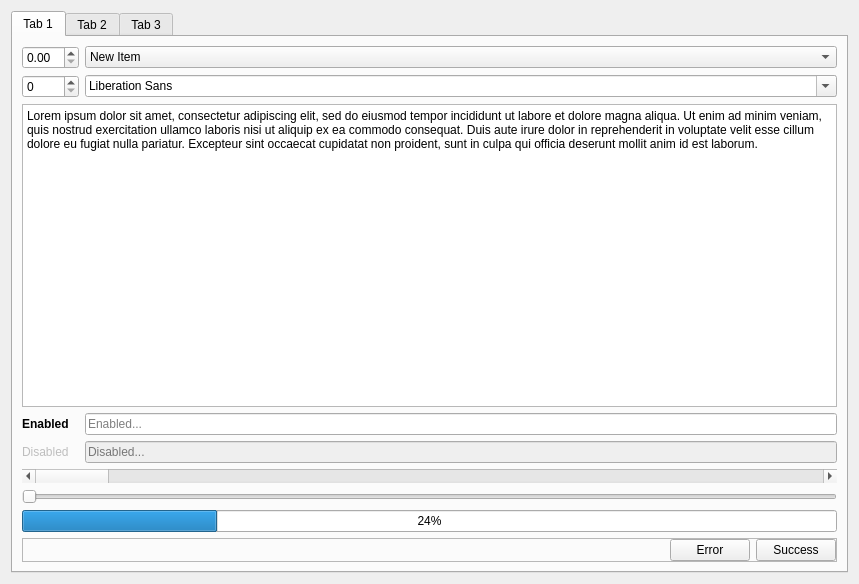
<?xml version="1.0" encoding="UTF-8"?>
<ui version="4.0">
 <class>Form</class>
 <widget class="QWidget" name="Form">
  <property name="geometry">
   <rect>
    <x>0</x>
    <y>0</y>
    <width>859</width>
    <height>584</height>
   </rect>
  </property>
  <property name="windowTitle">
   <string>Form</string>
  </property>
  <layout class="QVBoxLayout" name="verticalLayout">
   <item>
    <widget class="QTabWidget" name="tabWidget">
     <property name="currentIndex">
      <number>0</number>
     </property>
     <widget class="QWidget" name="tab">
      <attribute name="title">
       <string>Tab 1</string>
      </attribute>
      <layout class="QGridLayout" name="gridLayout">
       <item row="8" column="1" colspan="2">
        <widget class="QFrame" name="frame">
         <property name="frameShape">
          <enum>QFrame::StyledPanel</enum>
         </property>
         <property name="frameShadow">
          <enum>QFrame::Raised</enum>
         </property>
         <layout class="QHBoxLayout" name="horizontalLayout">
          <property name="leftMargin">
           <number>0</number>
          </property>
          <property name="topMargin">
           <number>0</number>
          </property>
          <property name="rightMargin">
           <number>0</number>
          </property>
          <property name="bottomMargin">
           <number>0</number>
          </property>
          <item>
           <spacer name="horizontalSpacer">
            <property name="orientation">
             <enum>Qt::Horizontal</enum>
            </property>
            <property name="sizeHint" stdset="0">
             <size>
              <width>40</width>
              <height>20</height>
             </size>
            </property>
           </spacer>
          </item>
          <item>
           <widget class="QPushButton" name="button_error">
            <property name="text">
             <string>Error</string>
            </property>
           </widget>
          </item>
          <item>
           <widget class="QPushButton" name="button_success">
            <property name="text">
             <string>Success</string>
            </property>
           </widget>
          </item>
         </layout>
        </widget>
       </item>
       <item row="3" column="1">
        <widget class="QLabel" name="label">
         <property name="font">
          <font>
           <weight>75</weight>
           <bold>true</bold>
          </font>
         </property>
         <property name="text">
          <string>Enabled</string>
         </property>
        </widget>
       </item>
       <item row="4" column="2">
        <widget class="QLineEdit" name="lineEdit_3">
         <property name="enabled">
          <bool>false</bool>
         </property>
         <property name="placeholderText">
          <string>Disabled...</string>
         </property>
        </widget>
       </item>
       <item row="4" column="1">
        <widget class="QLabel" name="label_2">
         <property name="enabled">
          <bool>false</bool>
         </property>
         <property name="text">
          <string>Disabled</string>
         </property>
        </widget>
       </item>
       <item row="0" column="1">
        <widget class="QDoubleSpinBox" name="doubleSpinBox"/>
       </item>
       <item row="0" column="2">
        <widget class="QComboBox" name="comboBox">
         <item>
          <property name="text">
           <string>New Item</string>
          </property>
         </item>
         <item>
          <property name="text">
           <string>New Item</string>
          </property>
         </item>
         <item>
          <property name="text">
           <string>New Item</string>
          </property>
         </item>
         <item>
          <property name="text">
           <string>New Item</string>
          </property>
         </item>
         <item>
          <property name="text">
           <string>New Item</string>
          </property>
         </item>
         <item>
          <property name="text">
           <string>New Item</string>
          </property>
         </item>
         <item>
          <property name="text">
           <string>New Item</string>
          </property>
         </item>
        </widget>
       </item>
       <item row="1" column="2">
        <widget class="QFontComboBox" name="fontComboBox"/>
       </item>
       <item row="3" column="2">
        <widget class="QLineEdit" name="lineEdit_2">
         <property name="placeholderText">
          <string>Enabled...</string>
         </property>
        </widget>
       </item>
       <item row="1" column="1">
        <widget class="QSpinBox" name="spinBox"/>
       </item>
       <item row="5" column="1" colspan="2">
        <widget class="QScrollBar" name="horizontalScrollBar">
         <property name="orientation">
          <enum>Qt::Horizontal</enum>
         </property>
        </widget>
       </item>
       <item row="2" column="1" colspan="2">
        <widget class="QPlainTextEdit" name="plainTextEdit">
         <property name="plainText">
          <string>Lorem ipsum dolor sit amet, consectetur adipiscing elit, sed do eiusmod tempor incididunt ut labore et dolore magna aliqua. Ut enim ad minim veniam, quis nostrud exercitation ullamco laboris nisi ut aliquip ex ea commodo consequat. Duis aute irure dolor in reprehenderit in voluptate velit esse cillum dolore eu fugiat nulla pariatur. Excepteur sint occaecat cupidatat non proident, sunt in culpa qui officia deserunt mollit anim id est laborum.</string>
         </property>
        </widget>
       </item>
       <item row="6" column="1" colspan="2">
        <widget class="QSlider" name="horizontalSlider">
         <property name="orientation">
          <enum>Qt::Horizontal</enum>
         </property>
        </widget>
       </item>
       <item row="7" column="1" colspan="2">
        <widget class="QProgressBar" name="progressBar_2">
         <property name="value">
          <number>24</number>
         </property>
        </widget>
       </item>
      </layout>
     </widget>
     <widget class="QWidget" name="tab_2">
      <attribute name="title">
       <string>Tab 2</string>
      </attribute>
      <layout class="QGridLayout" name="gridLayout_2">
       <item row="0" column="0">
        <widget class="QTreeWidget" name="treeWidget">
         <property name="sortingEnabled">
          <bool>true</bool>
         </property>
         <property name="animated">
          <bool>true</bool>
         </property>
         <column>
          <property name="text">
           <string>New Column</string>
          </property>
         </column>
         <column>
          <property name="text">
           <string>New Column</string>
          </property>
         </column>
         <item>
          <property name="text">
           <string>New Item</string>
          </property>
          <item>
           <property name="text">
            <string>New Subitem</string>
           </property>
          </item>
         </item>
         <item>
          <property name="text">
           <string>New Item</string>
          </property>
         </item>
         <item>
          <property name="text">
           <string>New Item</string>
          </property>
          <item>
           <property name="text">
            <string>New Subitem</string>
           </property>
           <item>
            <property name="text">
             <string>New Subitem</string>
            </property>
           </item>
          </item>
          <item>
           <property name="text">
            <string>New Subitem</string>
           </property>
          </item>
         </item>
        </widget>
       </item>
       <item row="0" column="1">
        <widget class="QListWidget" name="listWidget">
         <property name="alternatingRowColors">
          <bool>true</bool>
         </property>
         <item>
          <property name="text">
           <string>New Item</string>
          </property>
         </item>
         <item>
          <property name="text">
           <string>New Item</string>
          </property>
         </item>
         <item>
          <property name="text">
           <string>New Item</string>
          </property>
         </item>
         <item>
          <property name="text">
           <string>New Item</string>
          </property>
         </item>
         <item>
          <property name="text">
           <string>New Item</string>
          </property>
         </item>
         <item>
          <property name="text">
           <string>New Item</string>
          </property>
         </item>
         <item>
          <property name="text">
           <string>New Item</string>
          </property>
         </item>
         <item>
          <property name="text">
           <string>New Item</string>
          </property>
         </item>
        </widget>
       </item>
       <item row="1" column="0" colspan="2">
        <widget class="QTableView" name="tableView"/>
       </item>
       <item row="2" column="0" colspan="2">
        <widget class="QDialogButtonBox" name="buttonBox">
         <property name="standardButtons">
          <set>QDialogButtonBox::Cancel|QDialogButtonBox::Ok</set>
         </property>
         <property name="centerButtons">
          <bool>false</bool>
         </property>
        </widget>
       </item>
      </layout>
     </widget>
     <widget class="QWidget" name="tab_3">
      <attribute name="title">
       <string>Tab 3</string>
      </attribute>
      <layout class="QGridLayout" name="gridLayout_3">
       <item row="1" column="0" colspan="2">
        <widget class="QTextBrowser" name="textBrowser">
         <property name="html">
          <string>&lt;!DOCTYPE HTML PUBLIC &quot;-//W3C//DTD HTML 4.0//EN&quot; &quot;http://www.w3.org/TR/REC-html40/strict.dtd&quot;&gt;
&lt;html&gt;&lt;head&gt;&lt;meta name=&quot;qrichtext&quot; content=&quot;1&quot; /&gt;&lt;style type=&quot;text/css&quot;&gt;
p, li { white-space: pre-wrap; }
&lt;/style&gt;&lt;/head&gt;&lt;body style=&quot; font-family:'MS Shell Dlg 2'; font-size:8.25pt; font-weight:400; font-style:normal;&quot;&gt;
&lt;p style=&quot; margin-top:0px; margin-bottom:0px; margin-left:0px; margin-right:0px; -qt-block-indent:0; text-indent:0px;&quot;&gt;&lt;span style=&quot; font-size:8pt;&quot;&gt;Lorem ipsum dolor sit amet, consectetur adipiscing elit, sed do eiusmod tempor incididunt ut labore et dolore magna aliqua. Ut enim ad minim veniam, quis nostrud exercitation ullamco laboris nisi ut aliquip ex ea commodo consequat. Duis aute irure dolor in reprehenderit in voluptate velit esse cillum dolore eu fugiat nulla pariatur. Excepteur sint occaecat cupidatat non proident, sunt in culpa qui officia deserunt mollit anim id est laborum.&lt;/span&gt;&lt;/p&gt;&lt;/body&gt;&lt;/html&gt;</string>
         </property>
        </widget>
       </item>
       <item row="5" column="1">
        <widget class="QCheckBox" name="checkBox_3">
         <property name="text">
          <string>CheckBox</string>
         </property>
         <property name="checked">
          <bool>true</bool>
         </property>
        </widget>
       </item>
       <item row="4" column="1">
        <widget class="QCheckBox" name="checkBox_2">
         <property name="enabled">
          <bool>false</bool>
         </property>
         <property name="text">
          <string>CheckBox</string>
         </property>
        </widget>
       </item>
       <item row="2" column="0" colspan="2">
        <widget class="QProgressBar" name="progressBar">
         <property name="value">
          <number>24</number>
         </property>
        </widget>
       </item>
       <item row="4" column="0">
        <widget class="QRadioButton" name="radioButton_2">
         <property name="enabled">
          <bool>false</bool>
         </property>
         <property name="text">
          <string>RadioButton</string>
         </property>
        </widget>
       </item>
       <item row="3" column="1">
        <widget class="QCheckBox" name="checkBox">
         <property name="text">
          <string>CheckBox</string>
         </property>
        </widget>
       </item>
       <item row="3" column="0">
        <widget class="QRadioButton" name="radioButton">
         <property name="text">
          <string>RadioButton</string>
         </property>
        </widget>
       </item>
       <item row="5" column="0">
        <widget class="QRadioButton" name="radioButton_3">
         <property name="text">
          <string>RadioButton</string>
         </property>
        </widget>
       </item>
       <item row="0" column="0" colspan="2">
        <widget class="QToolBox" name="toolBox">
         <property name="currentIndex">
          <number>0</number>
         </property>
         <widget class="QWidget" name="page">
          <property name="geometry">
           <rect>
            <x>0</x>
            <y>0</y>
            <width>293</width>
            <height>153</height>
           </rect>
          </property>
          <attribute name="label">
           <string>Page 1</string>
          </attribute>
          <layout class="QHBoxLayout" name="horizontalLayout_2">
           <item>
            <widget class="QGroupBox" name="groupBox">
             <property name="title">
              <string>GroupBox</string>
             </property>
             <layout class="QVBoxLayout" name="verticalLayout_2">
              <item>
               <widget class="QLineEdit" name="lineEdit"/>
              </item>
              <item>
               <widget class="QListView" name="listView_2"/>
              </item>
             </layout>
            </widget>
           </item>
           <item>
            <widget class="QGroupBox" name="groupBox_2">
             <property name="title">
              <string>GroupBox</string>
             </property>
             <layout class="QVBoxLayout" name="verticalLayout_3">
              <item>
               <widget class="QListView" name="listView"/>
              </item>
              <item>
               <widget class="QDialogButtonBox" name="buttonBox_2">
                <property name="standardButtons">
                 <set>QDialogButtonBox::Cancel|QDialogButtonBox::Ok</set>
                </property>
               </widget>
              </item>
             </layout>
            </widget>
           </item>
          </layout>
         </widget>
         <widget class="QWidget" name="page_2">
          <property name="geometry">
           <rect>
            <x>0</x>
            <y>0</y>
            <width>98</width>
            <height>28</height>
           </rect>
          </property>
          <attribute name="label">
           <string>Page 2</string>
          </attribute>
         </widget>
        </widget>
       </item>
      </layout>
     </widget>
    </widget>
   </item>
  </layout>
 </widget>
 <resources/>
 <connections/>
</ui>
